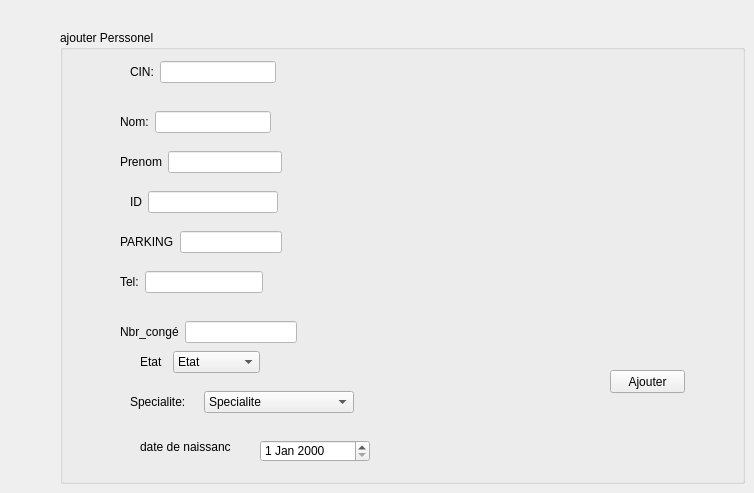
              <widget class="QWidget" name="tab_5">
               <attribute name="title">
                <string>ajouter perssonel</string>
               </attribute>
               <widget class="QGroupBox" name="groupBox_4">
                <property name="geometry">
                 <rect>
                  <x>60</x>
                  <y>30</y>
                  <width>685</width>
                  <height>454</height>
                 </rect>
                </property>
                <property name="title">
                 <string>ajouter Perssonel</string>
                </property>
                <widget class="QPushButton" name="pb_ajouter">
                 <property name="geometry">
                  <rect>
                   <x>550</x>
                   <y>340</y>
                   <width>75</width>
                   <height>23</height>
                  </rect>
                 </property>
                 <property name="styleSheet">
                  <string notr="true"/>
                 </property>
                 <property name="text">
                  <string>Ajouter</string>
                 </property>
                </widget>
                <widget class="QWidget" name="layoutWidget">
                 <property name="geometry">
                  <rect>
                   <x>70</x>
                   <y>30</y>
                   <width>146</width>
                   <height>24</height>
                  </rect>
                 </property>
                 <layout class="QHBoxLayout" name="horizontalLayout">
                  <item>
                   <widget class="QLabel" name="label">
                    <property name="styleSheet">
                     <string notr="true"/>
                    </property>
                    <property name="text">
                     <string>CIN:</string>
                    </property>
                   </widget>
                  </item>
                  <item>
                   <widget class="QLineEdit" name="le_cin">
                    <property name="styleSheet">
                     <string notr="true">background-color: rgb(255, 255, 255);</string>
                    </property>
                   </widget>
                  </item>
                 </layout>
                </widget>
                <widget class="QWidget" name="layoutWidget_2">
                 <property name="geometry">
                  <rect>
                   <x>60</x>
                   <y>80</y>
                   <width>151</width>
                   <height>24</height>
                  </rect>
                 </property>
                 <layout class="QHBoxLayout" name="horizontalLayout_2">
                  <item>
                   <widget class="QLabel" name="label_2">
                    <property name="styleSheet">
                     <string notr="true"/>
                    </property>
                    <property name="text">
                     <string>Nom:</string>
                    </property>
                   </widget>
                  </item>
                  <item>
                   <widget class="QLineEdit" name="le_nom">
                    <property name="styleSheet">
                     <string notr="true">background-color: rgb(255, 255, 255);</string>
                    </property>
                   </widget>
                  </item>
                 </layout>
                </widget>
                <widget class="QWidget" name="layoutWidget_3">
                 <property name="geometry">
                  <rect>
                   <x>60</x>
                   <y>120</y>
                   <width>162</width>
                   <height>24</height>
                  </rect>
                 </property>
                 <layout class="QHBoxLayout" name="horizontalLayout_9">
                  <item>
                   <widget class="QLabel" name="label_3">
                    <property name="styleSheet">
                     <string notr="true"/>
                    </property>
                    <property name="text">
                     <string>Prenom</string>
                    </property>
                   </widget>
                  </item>
                  <item>
                   <widget class="QLineEdit" name="le_prenom">
                    <property name="styleSheet">
                     <string notr="true">background-color: rgb(255, 255, 255);</string>
                    </property>
                   </widget>
                  </item>
                 </layout>
                </widget>
                <widget class="QWidget" name="layoutWidget_4">
                 <property name="geometry">
                  <rect>
                   <x>70</x>
                   <y>160</y>
                   <width>148</width>
                   <height>24</height>
                  </rect>
                 </property>
                 <layout class="QHBoxLayout" name="horizontalLayout_10">
                  <item>
                   <widget class="QLabel" name="label_5">
                    <property name="styleSheet">
                     <string notr="true"/>
                    </property>
                    <property name="text">
                     <string>ID</string>
                    </property>
                   </widget>
                  </item>
                  <item>
                   <widget class="QLineEdit" name="le_mail">
                    <property name="styleSheet">
                     <string notr="true">background-color: rgb(255, 255, 255);</string>
                    </property>
                   </widget>
                  </item>
                 </layout>
                </widget>
                <widget class="QWidget" name="layoutWidget_5">
                 <property name="geometry">
                  <rect>
                   <x>60</x>
                   <y>200</y>
                   <width>162</width>
                   <height>24</height>
                  </rect>
                 </property>
                 <layout class="QHBoxLayout" name="horizontalLayout_12">
                  <item>
                   <widget class="QLabel" name="label_6">
                    <property name="styleSheet">
                     <string notr="true"/>
                    </property>
                    <property name="text">
                     <string>PARKING</string>
                    </property>
                   </widget>
                  </item>
                  <item>
                   <widget class="QLineEdit" name="le_adresse">
                    <property name="styleSheet">
                     <string notr="true">background-color: rgb(255, 255, 255);</string>
                    </property>
                   </widget>
                  </item>
                 </layout>
                </widget>
                <widget class="QWidget" name="layoutWidget_6">
                 <property name="geometry">
                  <rect>
                   <x>60</x>
                   <y>240</y>
                   <width>143</width>
                   <height>24</height>
                  </rect>
                 </property>
                 <layout class="QHBoxLayout" name="horizontalLayout_13">
                  <item>
                   <widget class="QLabel" name="label_7">
                    <property name="styleSheet">
                     <string notr="true"/>
                    </property>
                    <property name="text">
                     <string>Tel:</string>
                    </property>
                   </widget>
                  </item>
                  <item>
                   <widget class="QLineEdit" name="le_tel">
                    <property name="styleSheet">
                     <string notr="true">background-color: rgb(255, 255, 255);</string>
                    </property>
                   </widget>
                  </item>
                 </layout>
                </widget>
                <widget class="QWidget" name="layoutWidget_7">
                 <property name="geometry">
                  <rect>
                   <x>60</x>
                   <y>290</y>
                   <width>177</width>
                   <height>24</height>
                  </rect>
                 </property>
                 <layout class="QHBoxLayout" name="horizontalLayout_14">
                  <item>
                   <widget class="QLabel" name="label_8">
                    <property name="styleSheet">
                     <string notr="true"/>
                    </property>
                    <property name="text">
                     <string>Nbr_congé</string>
                    </property>
                   </widget>
                  </item>
                  <item>
                   <widget class="QLineEdit" name="le_nbr_conge">
                    <property name="styleSheet">
                     <string notr="true">background-color: rgb(255, 255, 255);</string>
                    </property>
                   </widget>
                  </item>
                 </layout>
                </widget>
                <widget class="QWidget" name="layoutWidget_8">
                 <property name="geometry">
                  <rect>
                   <x>80</x>
                   <y>320</y>
                   <width>120</width>
                   <height>24</height>
                  </rect>
                 </property>
                 <layout class="QHBoxLayout" name="horizontalLayout_15">
                  <item>
                   <widget class="QLabel" name="label_9">
                    <property name="styleSheet">
                     <string notr="true"/>
                    </property>
                    <property name="text">
                     <string>Etat</string>
                    </property>
                   </widget>
                  </item>
                  <item>
                   <widget class="QComboBox" name="cb_ajouter">
                    <item>
                     <property name="text">
                      <string>Etat</string>
                     </property>
                    </item>
                    <item>
                     <property name="text">
                      <string>celibataire</string>
                     </property>
                    </item>
                    <item>
                     <property name="text">
                      <string>en couple</string>
                     </property>
                    </item>
                    <item>
                     <property name="text">
                      <string>marie</string>
                     </property>
                    </item>
                    <item>
                     <property name="text">
                      <string>divorce</string>
                     </property>
                    </item>
                   </widget>
                  </item>
                 </layout>
                </widget>
                <widget class="QWidget" name="layoutWidget_9">
                 <property name="geometry">
                  <rect>
                   <x>70</x>
                   <y>360</y>
                   <width>224</width>
                   <height>24</height>
                  </rect>
                 </property>
                 <layout class="QHBoxLayout" name="horizontalLayout_17">
                  <item>
                   <widget class="QLabel" name="label_12">
                    <property name="text">
                     <string>Specialite:</string>
                    </property>
                   </widget>
                  </item>
                  <item>
                   <widget class="QComboBox" name="cb_genre">
                    <item>
                     <property name="text">
                      <string>Specialite</string>
                     </property>
                    </item>
                    <item>
                     <property name="text">
                      <string>Monteur pneumatique</string>
                     </property>
                    </item>
                    <item>
                     <property name="text">
                      <string>Electricien</string>
                     </property>
                    </item>
                    <item>
                     <property name="text">
                      <string>Nouvel élément</string>
                     </property>
                    </item>
                   </widget>
                  </item>
                 </layout>
                </widget>
                <widget class="QLabel" name="label_20">
                 <property name="geometry">
                  <rect>
                   <x>80</x>
                   <y>410</y>
                   <width>91</width>
                   <height>14</height>
                  </rect>
                 </property>
                 <property name="text">
                  <string>date de naissance:</string>
                 </property>
                </widget>
                <widget class="QDateEdit" name="dateEdit">
                 <property name="geometry">
                  <rect>
                   <x>200</x>
                   <y>410</y>
                   <width>110</width>
                   <height>22</height>
                  </rect>
                 </property>
                </widget>
               </widget>
              </widget>
